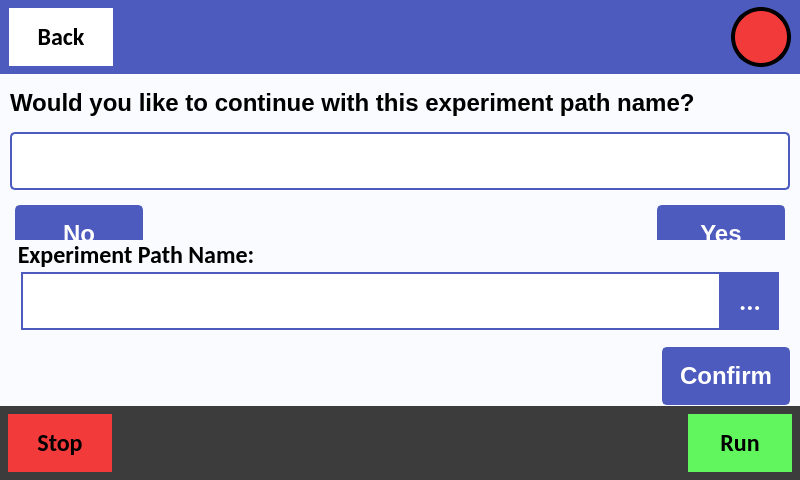
<?xml version="1.0" encoding="UTF-8"?>
<ui version="4.0">
 <class>experiment_run_view</class>
 <widget class="QMainWindow" name="experiment_run_view">
  <property name="geometry">
   <rect>
    <x>0</x>
    <y>0</y>
    <width>800</width>
    <height>480</height>
   </rect>
  </property>
  <property name="minimumSize">
   <size>
    <width>800</width>
    <height>480</height>
   </size>
  </property>
  <property name="maximumSize">
   <size>
    <width>800</width>
    <height>480</height>
   </size>
  </property>
  <property name="windowTitle">
   <string>Plasmetry - Experiment Run View</string>
  </property>
  <widget class="QWidget" name="centralwidget">
   <property name="styleSheet">
    <string notr="true">QWidget {
	background-color: #fafbff;
}

QFrame {
	background-color: #fafbff;
	border: none;
}

QPushButton {
	color: black;
	border: none;
}</string>
   </property>
   <layout class="QVBoxLayout" name="verticalLayout">
    <property name="spacing">
     <number>0</number>
    </property>
    <property name="leftMargin">
     <number>0</number>
    </property>
    <property name="topMargin">
     <number>0</number>
    </property>
    <property name="rightMargin">
     <number>0</number>
    </property>
    <property name="bottomMargin">
     <number>0</number>
    </property>
    <item>
     <widget class="QFrame" name="header">
      <property name="minimumSize">
       <size>
        <width>800</width>
        <height>74</height>
       </size>
      </property>
      <property name="maximumSize">
       <size>
        <width>800</width>
        <height>74</height>
       </size>
      </property>
      <property name="styleSheet">
       <string notr="true">QFrame {
	background-color: #4d5bbe;
}</string>
      </property>
      <property name="frameShape">
       <enum>QFrame::WinPanel</enum>
      </property>
      <property name="frameShadow">
       <enum>QFrame::Sunken</enum>
      </property>
      <layout class="QHBoxLayout" name="horizontalLayout_8">
       <property name="spacing">
        <number>6</number>
       </property>
       <property name="leftMargin">
        <number>9</number>
       </property>
       <property name="topMargin">
        <number>0</number>
       </property>
       <property name="rightMargin">
        <number>9</number>
       </property>
       <property name="bottomMargin">
        <number>0</number>
       </property>
       <item alignment="Qt::AlignLeft">
        <widget class="QPushButton" name="back_btn">
         <property name="minimumSize">
          <size>
           <width>104</width>
           <height>58</height>
          </size>
         </property>
         <property name="maximumSize">
          <size>
           <width>104</width>
           <height>58</height>
          </size>
         </property>
         <property name="font">
          <font>
           <family>Calibri</family>
           <pointsize>18</pointsize>
           <weight>75</weight>
           <bold>true</bold>
          </font>
         </property>
         <property name="cursor">
          <cursorShape>PointingHandCursor</cursorShape>
         </property>
         <property name="autoFillBackground">
          <bool>false</bool>
         </property>
         <property name="styleSheet">
          <string notr="true">QPushButton {
	background-color: #FFFFFF;
}</string>
         </property>
         <property name="text">
          <string>Back</string>
         </property>
         <property name="iconSize">
          <size>
           <width>16</width>
           <height>16</height>
          </size>
         </property>
        </widget>
       </item>
       <item alignment="Qt::AlignHCenter">
        <widget class="QLabel" name="header_status_label">
         <property name="minimumSize">
          <size>
           <width>500</width>
           <height>0</height>
          </size>
         </property>
         <property name="maximumSize">
          <size>
           <width>1000</width>
           <height>16777215</height>
          </size>
         </property>
         <property name="sizeIncrement">
          <size>
           <width>0</width>
           <height>0</height>
          </size>
         </property>
         <property name="font">
          <font>
           <family>Calibri</family>
           <pointsize>20</pointsize>
           <weight>75</weight>
           <bold>true</bold>
          </font>
         </property>
         <property name="text">
          <string/>
         </property>
         <property name="alignment">
          <set>Qt::AlignCenter</set>
         </property>
        </widget>
       </item>
       <item>
        <widget class="QLabel" name="run_status_label">
         <property name="minimumSize">
          <size>
           <width>60</width>
           <height>60</height>
          </size>
         </property>
         <property name="maximumSize">
          <size>
           <width>60</width>
           <height>60</height>
          </size>
         </property>
         <property name="baseSize">
          <size>
           <width>0</width>
           <height>0</height>
          </size>
         </property>
         <property name="styleSheet">
          <string notr="true">border: 4px solid black;
border-radius: 30px;
background-color: #F33A3A;
</string>
         </property>
         <property name="text">
          <string/>
         </property>
        </widget>
       </item>
      </layout>
     </widget>
    </item>
    <item>
     <widget class="QStackedWidget" name="main_view">
      <property name="styleSheet">
       <string notr="true">QDoubleSpinBox {
	border: 2px solid #4d5bbe;
	color: black;
}

QToolButton {
	background-color: #4d5bbe;
	color: white;
	border: 2px solid #4d5bbe;
}

QGroupBox {
	border: 1px solid #fafbff;
	background-color: #fafbff;
    color: black; 
    margin-top: 30px;  /* Add margin to preserve space for the title */
}
    
QGroupBox:title {
    subcontrol-origin: margin;
    subcontrol-position: top left; /* Position the title */
	padding: 0 5px;  /* Adjust title padding */
}
</string>
      </property>
      <property name="frameShape">
       <enum>QFrame::StyledPanel</enum>
      </property>
      <property name="frameShadow">
       <enum>QFrame::Raised</enum>
      </property>
      <property name="currentIndex">
       <number>0</number>
      </property>
      <widget class="QWidget" name="experiment_name">
       <layout class="QVBoxLayout" name="verticalLayout_4">
        <property name="spacing">
         <number>0</number>
        </property>
        <property name="leftMargin">
         <number>10</number>
        </property>
        <property name="topMargin">
         <number>0</number>
        </property>
        <property name="rightMargin">
         <number>10</number>
        </property>
        <property name="bottomMargin">
         <number>0</number>
        </property>
        <item>
         <widget class="QFrame" name="exp_path_name_query_frame">
          <property name="minimumSize">
           <size>
            <width>0</width>
            <height>190</height>
           </size>
          </property>
          <property name="maximumSize">
           <size>
            <width>16777215</width>
            <height>190</height>
           </size>
          </property>
          <property name="frameShape">
           <enum>QFrame::StyledPanel</enum>
          </property>
          <property name="frameShadow">
           <enum>QFrame::Raised</enum>
          </property>
          <layout class="QVBoxLayout" name="verticalLayout_3">
           <property name="spacing">
            <number>0</number>
           </property>
           <property name="leftMargin">
            <number>0</number>
           </property>
           <property name="topMargin">
            <number>0</number>
           </property>
           <property name="rightMargin">
            <number>0</number>
           </property>
           <property name="bottomMargin">
            <number>0</number>
           </property>
           <item>
            <widget class="QLabel" name="label">
             <property name="minimumSize">
              <size>
               <width>0</width>
               <height>58</height>
              </size>
             </property>
             <property name="maximumSize">
              <size>
               <width>16777215</width>
               <height>58</height>
              </size>
             </property>
             <property name="font">
              <font>
               <pointsize>18</pointsize>
               <weight>75</weight>
               <bold>true</bold>
              </font>
             </property>
             <property name="text">
              <string>Would you like to continue with this experiment path name?</string>
             </property>
            </widget>
           </item>
           <item>
            <widget class="QLabel" name="default_exp_path_name_label">
             <property name="minimumSize">
              <size>
               <width>358</width>
               <height>58</height>
              </size>
             </property>
             <property name="maximumSize">
              <size>
               <width>1000</width>
               <height>58</height>
              </size>
             </property>
             <property name="styleSheet">
              <string notr="true">background-color: #FFFFFF;
border: 2px solid #4d5bbe;
border-radius: 5px;</string>
             </property>
             <property name="frameShape">
              <enum>QFrame::WinPanel</enum>
             </property>
             <property name="frameShadow">
              <enum>QFrame::Sunken</enum>
             </property>
             <property name="lineWidth">
              <number>1</number>
             </property>
             <property name="text">
              <string/>
             </property>
            </widget>
           </item>
           <item alignment="Qt::AlignBottom">
            <widget class="QFrame" name="frame">
             <property name="minimumSize">
              <size>
               <width>0</width>
               <height>60</height>
              </size>
             </property>
             <property name="maximumSize">
              <size>
               <width>16777215</width>
               <height>60</height>
              </size>
             </property>
             <property name="frameShape">
              <enum>QFrame::StyledPanel</enum>
             </property>
             <property name="frameShadow">
              <enum>QFrame::Raised</enum>
             </property>
             <layout class="QHBoxLayout" name="horizontalLayout">
              <property name="spacing">
               <number>0</number>
              </property>
              <property name="leftMargin">
               <number>5</number>
              </property>
              <property name="topMargin">
               <number>0</number>
              </property>
              <property name="rightMargin">
               <number>5</number>
              </property>
              <property name="bottomMargin">
               <number>0</number>
              </property>
              <item alignment="Qt::AlignLeft">
               <widget class="QToolButton" name="query_no_btn">
                <property name="minimumSize">
                 <size>
                  <width>128</width>
                  <height>58</height>
                 </size>
                </property>
                <property name="maximumSize">
                 <size>
                  <width>128</width>
                  <height>58</height>
                 </size>
                </property>
                <property name="font">
                 <font>
                  <pointsize>18</pointsize>
                  <weight>75</weight>
                  <italic>false</italic>
                  <bold>true</bold>
                 </font>
                </property>
                <property name="styleSheet">
                 <string notr="true">border-radius: 5px;</string>
                </property>
                <property name="text">
                 <string>No</string>
                </property>
               </widget>
              </item>
              <item alignment="Qt::AlignRight">
               <widget class="QToolButton" name="query_yes_btn">
                <property name="minimumSize">
                 <size>
                  <width>128</width>
                  <height>58</height>
                 </size>
                </property>
                <property name="maximumSize">
                 <size>
                  <width>128</width>
                  <height>58</height>
                 </size>
                </property>
                <property name="font">
                 <font>
                  <pointsize>18</pointsize>
                  <weight>75</weight>
                  <italic>false</italic>
                  <bold>true</bold>
                 </font>
                </property>
                <property name="styleSheet">
                 <string notr="true">border-radius: 5px;</string>
                </property>
                <property name="text">
                 <string>Yes</string>
                </property>
               </widget>
              </item>
             </layout>
            </widget>
           </item>
          </layout>
         </widget>
        </item>
        <item>
         <widget class="QFrame" name="exp_path_name_frame">
          <property name="minimumSize">
           <size>
            <width>0</width>
            <height>170</height>
           </size>
          </property>
          <property name="maximumSize">
           <size>
            <width>16777215</width>
            <height>190</height>
           </size>
          </property>
          <property name="frameShape">
           <enum>QFrame::StyledPanel</enum>
          </property>
          <property name="frameShadow">
           <enum>QFrame::Raised</enum>
          </property>
          <layout class="QVBoxLayout" name="verticalLayout_2">
           <property name="spacing">
            <number>0</number>
           </property>
           <property name="leftMargin">
            <number>0</number>
           </property>
           <property name="topMargin">
            <number>0</number>
           </property>
           <property name="rightMargin">
            <number>0</number>
           </property>
           <property name="bottomMargin">
            <number>5</number>
           </property>
           <item>
            <widget class="QGroupBox" name="exp_path_name_gb">
             <property name="minimumSize">
              <size>
               <width>0</width>
               <height>92</height>
              </size>
             </property>
             <property name="maximumSize">
              <size>
               <width>16777215</width>
               <height>92</height>
              </size>
             </property>
             <property name="font">
              <font>
               <family>Calibri</family>
               <pointsize>18</pointsize>
               <weight>75</weight>
               <bold>true</bold>
              </font>
             </property>
             <property name="styleSheet">
              <string notr="true"/>
             </property>
             <property name="title">
              <string>Experiment Path Name:</string>
             </property>
             <property name="alignment">
              <set>Qt::AlignLeading|Qt::AlignLeft|Qt::AlignVCenter</set>
             </property>
             <layout class="QHBoxLayout" name="horizontalLayout_10">
              <property name="spacing">
               <number>0</number>
              </property>
              <property name="leftMargin">
               <number>10</number>
              </property>
              <property name="topMargin">
               <number>0</number>
              </property>
              <property name="rightMargin">
               <number>10</number>
              </property>
              <property name="bottomMargin">
               <number>0</number>
              </property>
              <item>
               <widget class="QLineEdit" name="exp_path_name_input">
                <property name="minimumSize">
                 <size>
                  <width>350</width>
                  <height>58</height>
                 </size>
                </property>
                <property name="maximumSize">
                 <size>
                  <width>1000</width>
                  <height>58</height>
                 </size>
                </property>
                <property name="font">
                 <font>
                  <family>Calibri</family>
                  <pointsize>20</pointsize>
                  <weight>75</weight>
                  <bold>true</bold>
                 </font>
                </property>
                <property name="styleSheet">
                 <string notr="true">border: 2px solid #4d5bbe;
background-color: #FFFFFF;
</string>
                </property>
                <property name="readOnly">
                 <bool>true</bool>
                </property>
               </widget>
              </item>
              <item>
               <widget class="QToolButton" name="exp_path_name_btn">
                <property name="minimumSize">
                 <size>
                  <width>58</width>
                  <height>58</height>
                 </size>
                </property>
                <property name="maximumSize">
                 <size>
                  <width>16777215</width>
                  <height>58</height>
                 </size>
                </property>
                <property name="font">
                 <font>
                  <pointsize>20</pointsize>
                  <weight>75</weight>
                  <bold>true</bold>
                 </font>
                </property>
                <property name="focusPolicy">
                 <enum>Qt::NoFocus</enum>
                </property>
                <property name="text">
                 <string>...</string>
                </property>
               </widget>
              </item>
             </layout>
            </widget>
           </item>
           <item alignment="Qt::AlignRight|Qt::AlignBottom">
            <widget class="QToolButton" name="confirm_to_run_btn">
             <property name="minimumSize">
              <size>
               <width>128</width>
               <height>58</height>
              </size>
             </property>
             <property name="maximumSize">
              <size>
               <width>128</width>
               <height>58</height>
              </size>
             </property>
             <property name="font">
              <font>
               <pointsize>18</pointsize>
               <weight>75</weight>
               <italic>false</italic>
               <bold>true</bold>
              </font>
             </property>
             <property name="styleSheet">
              <string notr="true">border-radius: 5px;</string>
             </property>
             <property name="text">
              <string>Confirm</string>
             </property>
            </widget>
           </item>
          </layout>
         </widget>
        </item>
       </layout>
      </widget>
      <widget class="QWidget" name="run_page" native="true">
       <layout class="QHBoxLayout" name="horizontalLayout_9">
        <property name="spacing">
         <number>0</number>
        </property>
        <property name="leftMargin">
         <number>6</number>
        </property>
        <property name="topMargin">
         <number>0</number>
        </property>
        <property name="rightMargin">
         <number>0</number>
        </property>
        <property name="bottomMargin">
         <number>0</number>
        </property>
        <item>
         <widget class="QFrame" name="frame_left">
          <property name="font">
           <font>
            <weight>75</weight>
            <bold>true</bold>
           </font>
          </property>
          <property name="frameShape">
           <enum>QFrame::StyledPanel</enum>
          </property>
          <property name="frameShadow">
           <enum>QFrame::Raised</enum>
          </property>
          <layout class="QVBoxLayout" name="verticalLayout_13">
           <property name="spacing">
            <number>0</number>
           </property>
           <property name="leftMargin">
            <number>0</number>
           </property>
           <property name="topMargin">
            <number>0</number>
           </property>
           <property name="rightMargin">
            <number>0</number>
           </property>
           <property name="bottomMargin">
            <number>0</number>
           </property>
          </layout>
         </widget>
        </item>
        <item>
         <widget class="QFrame" name="frame_right">
          <property name="font">
           <font>
            <pointsize>10</pointsize>
            <weight>75</weight>
            <bold>true</bold>
           </font>
          </property>
          <property name="frameShape">
           <enum>QFrame::StyledPanel</enum>
          </property>
          <property name="frameShadow">
           <enum>QFrame::Raised</enum>
          </property>
          <layout class="QVBoxLayout" name="verticalLayout_14">
           <property name="spacing">
            <number>0</number>
           </property>
           <property name="leftMargin">
            <number>0</number>
           </property>
           <property name="topMargin">
            <number>0</number>
           </property>
           <property name="rightMargin">
            <number>0</number>
           </property>
           <property name="bottomMargin">
            <number>0</number>
           </property>
          </layout>
         </widget>
        </item>
       </layout>
      </widget>
     </widget>
    </item>
    <item>
     <widget class="QFrame" name="footer">
      <property name="minimumSize">
       <size>
        <width>800</width>
        <height>74</height>
       </size>
      </property>
      <property name="maximumSize">
       <size>
        <width>800</width>
        <height>74</height>
       </size>
      </property>
      <property name="styleSheet">
       <string notr="true">QFrame {
	background-color: #3C3C3C;
}</string>
      </property>
      <property name="frameShape">
       <enum>QFrame::WinPanel</enum>
      </property>
      <property name="frameShadow">
       <enum>QFrame::Sunken</enum>
      </property>
      <layout class="QHBoxLayout" name="horizontalLayout_2">
       <property name="spacing">
        <number>0</number>
       </property>
       <property name="leftMargin">
        <number>0</number>
       </property>
       <property name="topMargin">
        <number>0</number>
       </property>
       <property name="rightMargin">
        <number>0</number>
       </property>
       <property name="bottomMargin">
        <number>0</number>
       </property>
       <item>
        <widget class="QPushButton" name="stop_btn">
         <property name="minimumSize">
          <size>
           <width>104</width>
           <height>58</height>
          </size>
         </property>
         <property name="maximumSize">
          <size>
           <width>104</width>
           <height>58</height>
          </size>
         </property>
         <property name="font">
          <font>
           <family>Calibri</family>
           <pointsize>18</pointsize>
           <weight>75</weight>
           <bold>true</bold>
          </font>
         </property>
         <property name="cursor">
          <cursorShape>PointingHandCursor</cursorShape>
         </property>
         <property name="styleSheet">
          <string notr="true">QPushButton {
	background-color: #F33A3A;
}</string>
         </property>
         <property name="text">
          <string>Stop</string>
         </property>
        </widget>
       </item>
       <item alignment="Qt::AlignVCenter">
        <widget class="QLabel" name="alert_msg_label">
         <property name="minimumSize">
          <size>
           <width>560</width>
           <height>72</height>
          </size>
         </property>
         <property name="maximumSize">
          <size>
           <width>560</width>
           <height>72</height>
          </size>
         </property>
         <property name="font">
          <font>
           <pointsize>18</pointsize>
          </font>
         </property>
         <property name="styleSheet">
          <string notr="true">QLabel {
	color: white;
}</string>
         </property>
         <property name="text">
          <string/>
         </property>
         <property name="alignment">
          <set>Qt::AlignCenter</set>
         </property>
         <property name="wordWrap">
          <bool>false</bool>
         </property>
        </widget>
       </item>
       <item>
        <widget class="QPushButton" name="run_btn">
         <property name="minimumSize">
          <size>
           <width>104</width>
           <height>58</height>
          </size>
         </property>
         <property name="maximumSize">
          <size>
           <width>104</width>
           <height>58</height>
          </size>
         </property>
         <property name="font">
          <font>
           <family>Calibri</family>
           <pointsize>18</pointsize>
           <weight>75</weight>
           <bold>true</bold>
          </font>
         </property>
         <property name="cursor">
          <cursorShape>PointingHandCursor</cursorShape>
         </property>
         <property name="styleSheet">
          <string notr="true">QPushButton {
	background-color: #61F65D;
}</string>
         </property>
         <property name="text">
          <string>Run</string>
         </property>
        </widget>
       </item>
      </layout>
     </widget>
    </item>
   </layout>
  </widget>
 </widget>
 <resources/>
 <connections/>
</ui>
